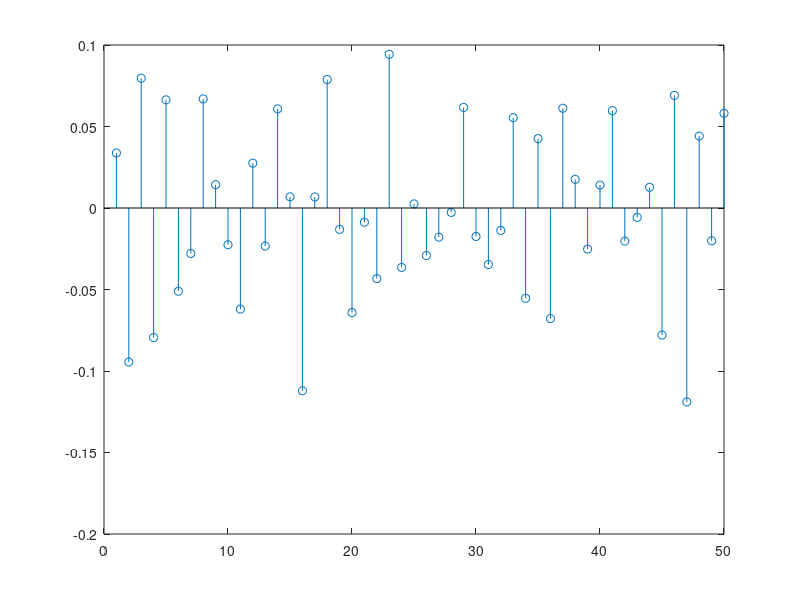

The MATLAB source for this figure:
% opens mic data
dat = fopen('psoc_rand_20000_8b.txt');
d = fscanf(dat,'%d');

% removes first N elements
N = 50;
d(1:N-1) = [];

% opens txt file of random data and scans into array x
rand = fopen('rand_30000_data.txt');
x = fscanf(rand,'%d');

% Subtract the mean from d and x
d = d - mean(d);
x = x - mean(x);
 
dnum = numel(d);

% initialize auto-correlation R and cross-correlation P
R = zeros(N);
P = zeros(N,1);

limit = dnum-N+1;

% The number of sub-segments of length N that we can make from d,
% stepping by one, such that all samples of each sub-segment are fully contained in d
 for idx=1:limit
      xvec = x(idx:(idx+N-1));
  
      % Accumulate auto-correlation
      R = R + xvec * xvec';
    
      % Accumulate cross-correlation
      P = P + xvec * d(idx);
 end
 
% Normalize auto-correlation
R = R / limit;
    
% Normalize cross-correlation
P = P / limit;
     
% Compute impulse response to produce the least sum-of-squares
% discrepancy between x filtered by w, and d.

w = inv(R)*P;
p = stem(w);
saveas(p, 'mic_analysis.png')